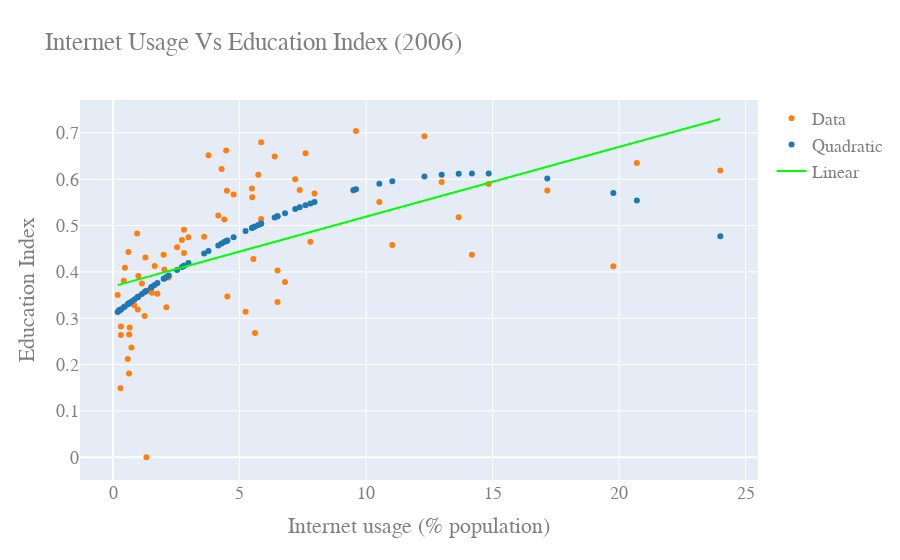

This figure's notebook cell:
### Markdown cell above
# 2006 Internet Usage Vs EdI

### Code cell
slopeEDI06, interceptEDI06, r_valueEDI06, p_valueEDI06, std_errEDI06 = stats.linregress(IU06,EDI06)
lineEDI06 = slopeEDI06*IU06+interceptEDI06


#use 3rd order due to up curve at IU-0
#p1 = np.polyfit(IU06,EDI06,3)

p4 = np.polyfit(IU06,EDI06,2)

yfit4 = p4[0]*IU06**2+p4[1]*IU06**1+p4[2]
#yfit3 = p3[0]*IU06**3+p3[1]*IU06**2+p3[2]*IU06+p3[3]



yresid4 = EDI06 - yfit3

SSresid4 = sum(pow(yresid3,2))

SStotal4 = len(EDI06)*statistics.variance(EDI06)

rsq4 = 1 - SSresid4/SStotal4


y4resid = EDI06 - lineEDI06


SS4resid = sum(pow(y4resid,2))

SS4total = len(EDI06)*statistics.variance(EDI06)

rsq_4 = 1 - SS4resid/SS4total

print("R^2 value for linear fit: " +str(rsq_4))
#print("Model Coefficients: "+str(slopeEDI06)+" , "+str(interceptEDI06))
print("Model Coefficients: ["+str(slopeEDI06)+","+str(interceptEDI06)+"]")
print("Correlation coefficient: "+str(np.corrcoef(IU06,EDI06)[0][1]))

print("R^2 value for fit: " +str(rsq4))
print("Model Coefficients: "+str(p4))
print("Correlation coefficient: "+str(np.corrcoef(IU06,EDI06)[0][1]))




figEDI06 = go.Figure()

figEDI06.add_trace(go.Scatter(
    x= IU06,
    y= EDI06,
    mode='markers',      # this sets its legend entry
    marker=go.Marker(color='rgb(255, 127, 14)'),
    name="Data",
    text=Country_Name,
    textposition="top center"
))

figEDI06.add_trace(go.Scatter(
    x=IU06,
    y=np.polyval(p4,IU06),
    mode='markers',
    marker=go.Marker(color='rgb(31, 119, 180)'),
    name="Quadratic"
))

figEDI06.add_trace(go.Scatter(
    x=IU06,
    y=lineEDI06,
    #y=np.polyval(p1,IU06),
    mode='lines',
    marker=go.Marker(color='rgb(0, 255, 0)'),
    name="Linear"
))

figEDI06.update_layout(
    title="Internet Usage Vs Education Index (2006)",
    xaxis_title="Internet usage (% population)",
    yaxis_title="Education Index",
    font=dict(
        family="Courier New, monospace",
        size=18,
        color="#7f7f7f"
    )
)

figEDI06.show()

### Figure 1 — Plotly figure (JSON) as saved in the notebook; plotly's stock layout.template omitted (floating-point values rounded to 4 significant figures)
{"data": [{"marker": {"color": "rgb(255, 127, 14)"}, "mode": "markers", "name": "Data", "text": ["Afghanistan", "Algeria", "Angola", "Bangladesh", "Belize", "Benin", "Bhutan", "Botswana", "Burkina Faso", "Burundi", "Cambodia", "Cameroon", "Central African Republic", "Chad", "China", "Comoros", "Dominican Republic", "Ecuador", "Egypt", "El Salvador", "Equatorial Guinea", "Ethiopia", "Fiji", "Gabon", "Gambia", "Ghana", "Guatemala", "Guinea", "Haiti", "Honduras", "India", "Indonesia", "Iraq", "Kenya", "Kiribati", "Kyrgyzstan", "Lesotho", "Madagascar", "Malawi", "Maldives", "Mali", "Mauritania", "Morocco", "Mozambique", "Myanmar", "Namibia", "Nepal", "Nicaragua", "Niger", "Nigeria", "Pakistan", "Papua New Guinea", "Paraguay", "Peru", "Philippines", "Samoa", "Sao Tome and Principe", "Senegal", "Sierra Leone", "Solomon Islands", "South Africa", "Suriname", "Tajikistan", "Thailand", "Togo", "Tonga", "Tunisia", "Turkmenistan", "Uganda", "Uzbekistan", "Vanuatu", "Yemen", "Zambia"], "textposition": "top center", "type": "scatter", "x": [2.107, 7.376, 1.5, 1, 24, 1.538, 4.518, 4.29, 0.6327, 0.6576, 0.4684, 2.029, 0.3112, 0.581, 10.52, 2.2, 14.84, 7.2, 13.66, 5.5, 1.279, 0.3106, 9.6, 5.489, 5.238, 2.723, 6.5, 0.6375, 6.796, 7.8, 2.805, 4.765, 0.9523, 3.6, 4.5, 12.31, 2.98, 0.6076, 0.4251, 11.04, 0.7296, 0.9797, 19.77, 0.843, 0.182, 4.399, 1.141, 2.806, 0.294, 5.545, 6.5, 1.754, 7.962, 20.7, 5.741, 4.469, 14.18, 5.612, 0.2277, 1.646, 7.607, 9.5, 3.772, 17.16, 2, 5.854, 12.99, 1.32, 2.529, 6.388, 5.851, 1.248, 4.16], "y": [0.324, 0.577, 0.362, 0.391, 0.619, 0.355, 0.347, 0.622, 0.181, 0.28, 0.409, 0.405, 0.282, 0.212, 0.551, 0.388, 0.59, 0.6, 0.518, 0.561, 0.431, 0.264, 0.704, 0.58, 0.314, 0.469, 0.403, 0.265, 0.378, 0.465, 0.441, 0.567, 0.483, 0.476, 0.575, 0.693, 0.475, 0.443, 0.381, 0.458, 0.237, 0.319, 0.412, 0.328, 0.35, 0.513, 0.375, 0.491, 0.149, 0.428, 0.335, 0.353, 0.569, 0.635, 0.61, 0.662, 0.437, 0.268, 0.318, 0.413, 0.656, 0.576, 0.652, 0.576, 0.437, 0.68, 0.594, 0, 0.453, 0.649, 0.514, 0.305, 0.522]}, {"marker": {"color": "rgb(31, 119, 180)"}, "mode": "markers", "name": "Quadratic", "type": "scatter", "x": [2.107, 7.376, 1.5, 1, 24, 1.538, 4.518, 4.29, 0.6327, 0.6576, 0.4684, 2.029, 0.3112, 0.581, 10.52, 2.2, 14.84, 7.2, 13.66, 5.5, 1.279, 0.3106, 9.6, 5.489, 5.238, 2.723, 6.5, 0.6375, 6.796, 7.8, 2.805, 4.765, 0.9523, 3.6, 4.5, 12.31, 2.98, 0.6076, 0.4251, 11.04, 0.7296, 0.9797, 19.77, 0.843, 0.182, 4.399, 1.141, 2.806, 0.294, 5.545, 6.5, 1.754, 7.962, 20.7, 5.741, 4.469, 14.18, 5.612, 0.2277, 1.646, 7.607, 9.5, 3.772, 17.16, 2, 5.854, 12.99, 1.32, 2.529, 6.388, 5.851, 1.248, 4.16], "y": [0.3889, 0.5394, 0.3663, 0.3469, 0.477, 0.3678, 0.4679, 0.4612, 0.3321, 0.3332, 0.3254, 0.3861, 0.3189, 0.33, 0.5902, 0.3923, 0.6123, 0.5357, 0.6117, 0.4952, 0.3578, 0.3189, 0.5783, 0.4949, 0.4882, 0.4107, 0.52, 0.3323, 0.5268, 0.5479, 0.4136, 0.475, 0.345, 0.4399, 0.4674, 0.606, 0.4195, 0.3311, 0.3236, 0.5957, 0.3361, 0.3461, 0.5702, 0.3406, 0.3135, 0.4644, 0.3525, 0.4136, 0.3182, 0.4964, 0.52, 0.3759, 0.551, 0.5543, 0.5014, 0.4665, 0.6124, 0.4981, 0.3154, 0.3719, 0.5441, 0.5768, 0.4453, 0.6014, 0.385, 0.5043, 0.6095, 0.3594, 0.404, 0.5174, 0.5042, 0.3566, 0.4573]}, {"marker": {"color": "rgb(0, 255, 0)"}, "mode": "lines", "name": "Linear", "type": "scatter", "x": [2.107, 7.376, 1.5, 1, 24, 1.538, 4.518, 4.29, 0.6327, 0.6576, 0.4684, 2.029, 0.3112, 0.581, 10.52, 2.2, 14.84, 7.2, 13.66, 5.5, 1.279, 0.3106, 9.6, 5.489, 5.238, 2.723, 6.5, 0.6375, 6.796, 7.8, 2.805, 4.765, 0.9523, 3.6, 4.5, 12.31, 2.98, 0.6076, 0.4251, 11.04, 0.7296, 0.9797, 19.77, 0.843, 0.182, 4.399, 1.141, 2.806, 0.294, 5.545, 6.5, 1.754, 7.962, 20.7, 5.741, 4.469, 14.18, 5.612, 0.2277, 1.646, 7.607, 9.5, 3.772, 17.16, 2, 5.854, 12.99, 1.32, 2.529, 6.388, 5.851, 1.248, 4.16], "y": [0.4004, 0.4798, 0.3913, 0.3838, 0.7301, 0.3919, 0.4367, 0.4333, 0.3782, 0.3786, 0.3758, 0.3993, 0.3734, 0.3775, 0.5272, 0.4018, 0.5922, 0.4771, 0.5744, 0.4515, 0.388, 0.3734, 0.5133, 0.4514, 0.4476, 0.4097, 0.4666, 0.3783, 0.471, 0.4862, 0.411, 0.4405, 0.3831, 0.4229, 0.4365, 0.554, 0.4136, 0.3779, 0.3751, 0.5349, 0.3797, 0.3835, 0.6664, 0.3814, 0.3715, 0.4349, 0.3859, 0.411, 0.3731, 0.4522, 0.4666, 0.3951, 0.4886, 0.6804, 0.4551, 0.436, 0.5822, 0.4532, 0.3721, 0.3935, 0.4833, 0.5117, 0.4255, 0.6271, 0.3988, 0.4569, 0.5642, 0.3886, 0.4068, 0.4649, 0.4568, 0.3875, 0.4313]}], "layout": {"font": {"color": "#7f7f7f", "family": "Courier New, monospace", "size": 18}, "title": {"text": "Internet Usage Vs Education Index (2006)"}, "xaxis": {"title": {"text": "Internet usage (% population)"}}, "yaxis": {"title": {"text": "Education Index"}}}}
